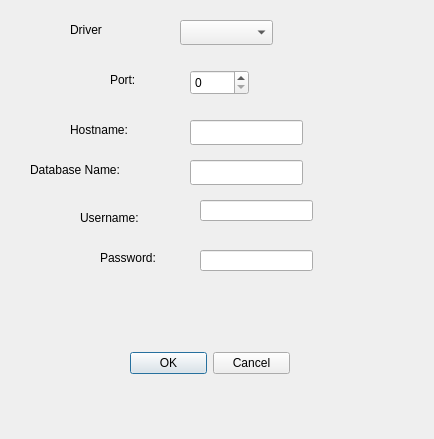
<?xml version="1.0" encoding="UTF-8"?>
<ui version="4.0">
 <class>ConnectionDialogClass</class>
 <widget class="QDialog" name="ConnectionDialogClass">
  <property name="geometry">
   <rect>
    <x>0</x>
    <y>0</y>
    <width>434</width>
    <height>439</height>
   </rect>
  </property>
  <property name="windowTitle">
   <string>ConnectionDialog</string>
  </property>
  <widget class="QDialogButtonBox" name="buttonBox">
   <property name="geometry">
    <rect>
     <x>130</x>
     <y>350</y>
     <width>160</width>
     <height>26</height>
    </rect>
   </property>
   <property name="standardButtons">
    <set>QDialogButtonBox::Cancel|QDialogButtonBox::Ok</set>
   </property>
  </widget>
  <widget class="QLabel" name="labelUsername">
   <property name="geometry">
    <rect>
     <x>80</x>
     <y>210</y>
     <width>91</width>
     <height>16</height>
    </rect>
   </property>
   <property name="text">
    <string>Username:</string>
   </property>
  </widget>
  <widget class="QLineEdit" name="username">
   <property name="geometry">
    <rect>
     <x>200</x>
     <y>200</y>
     <width>113</width>
     <height>21</height>
    </rect>
   </property>
  </widget>
  <widget class="QLabel" name="labelPasswd">
   <property name="geometry">
    <rect>
     <x>100</x>
     <y>250</y>
     <width>81</width>
     <height>16</height>
    </rect>
   </property>
   <property name="text">
    <string>Password:</string>
   </property>
  </widget>
  <widget class="QLineEdit" name="passwd">
   <property name="geometry">
    <rect>
     <x>200</x>
     <y>250</y>
     <width>113</width>
     <height>21</height>
    </rect>
   </property>
  </widget>
  <widget class="QLineEdit" name="databaseName">
   <property name="geometry">
    <rect>
     <x>190</x>
     <y>160</y>
     <width>113</width>
     <height>25</height>
    </rect>
   </property>
  </widget>
  <widget class="QLabel" name="labelDatabaseName">
   <property name="geometry">
    <rect>
     <x>30</x>
     <y>160</y>
     <width>141</width>
     <height>20</height>
    </rect>
   </property>
   <property name="text">
    <string>Database Name:</string>
   </property>
  </widget>
  <widget class="QLineEdit" name="hostname">
   <property name="geometry">
    <rect>
     <x>190</x>
     <y>120</y>
     <width>113</width>
     <height>25</height>
    </rect>
   </property>
  </widget>
  <widget class="QLabel" name="labelHostname">
   <property name="geometry">
    <rect>
     <x>70</x>
     <y>120</y>
     <width>101</width>
     <height>20</height>
    </rect>
   </property>
   <property name="text">
    <string>Hostname:</string>
   </property>
  </widget>
  <widget class="QSpinBox" name="port">
   <property name="geometry">
    <rect>
     <x>190</x>
     <y>70</y>
     <width>59</width>
     <height>25</height>
    </rect>
   </property>
   <property name="maximum">
    <number>65335</number>
   </property>
  </widget>
  <widget class="QLabel" name="labelPort">
   <property name="geometry">
    <rect>
     <x>110</x>
     <y>70</y>
     <width>51</width>
     <height>20</height>
    </rect>
   </property>
   <property name="text">
    <string>Port:</string>
   </property>
  </widget>
  <widget class="QComboBox" name="driver">
   <property name="geometry">
    <rect>
     <x>180</x>
     <y>20</y>
     <width>93</width>
     <height>25</height>
    </rect>
   </property>
  </widget>
  <widget class="QLabel" name="labelDriver">
   <property name="geometry">
    <rect>
     <x>70</x>
     <y>20</y>
     <width>75</width>
     <height>19</height>
    </rect>
   </property>
   <property name="text">
    <string>Driver</string>
   </property>
  </widget>
 </widget>
 <layoutdefault spacing="6" margin="11"/>
 <resources/>
 <connections/>
</ui>
